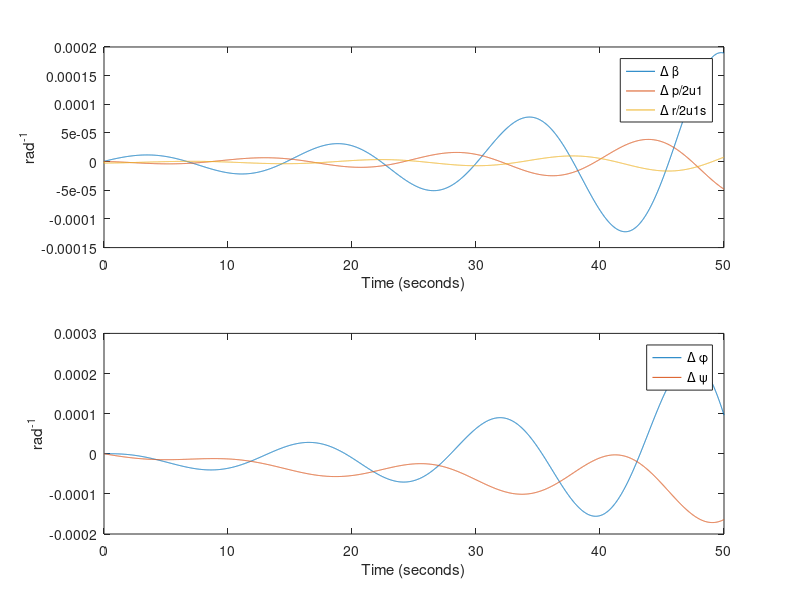

This figure's MATLAB source: (Note: this script raises an error after producing the figure.)
clear all; close all; clc;
m= 636636;
Ixx = 1.82*10^7*32.1740486;
Izz = 4.97*10^7*32.1740486;
Ixz = 9.70*10^5*32.1740486;
S = 5500;
b = 195.7;
u1 = 202.537183; %ft/s
theta = 2.4/180*pi;
rho = 1.2673*10^-3*32.1740486;
q = 1/2*rho*u1^2;
g = 32.17405;


%% Dimensional stability Derivatives
Cyb=-0.96;
Clb=-0.221;
Cnb=0.15;
Clp=-0.45;
Cnp=-0.121;
Clr=0.101;
Cnr=-0.3;
Clda=0.0461;
Cnda=0.0064;
Cydr=0.175;
Cldr=0.007;
Cndr=-0.109;
Cyp = 0;
Cyr = 0;
Cyda = 0;
CnTb = 0;
CnTr = 0;


Yb = q*S/m*Cyb;
Yp = q*S*b/(2*m*u1)*Cyp;
Yr = q*S*b/(2*m*u1)*Cyr;
Yda = q*S/m*Cyda;
Ydr = q*S/m*Cydr;
Lb  = q*S*b/Ixx*Clb;
Lp = q*S*b^2/(2*Ixx*u1)*Clp;
Lr = q*S*b^2/(2*Ixx*u1)*Clr;
Lda = q*S*b/Ixx*Clda;
Ldr = q*S*b/Ixx*Cldr;
Nb  = q*S*b/Izz*Cnb;
NTb = q*S*b/Izz*CnTb;
Np = q*S*b^2/(2*Izz*u1)*Cnp;
Nr = q*S*b^2/(2*Izz*u1)*Cnr;
NTr = q*S*b^2/(2*Izz*u1)*CnTr;
Nda = q*S*b/Izz*Cnda;
Ndr = q*S*b/Izz*Cndr;

%% Set up state space equation

M = [u1 0 0 0 0;
    0 1 -Ixz/Ixx 0 0;
    0 -Ixz/Izz 1 0 0;
    0 0 0 1 0;
    0 0 0 0 1];

R= [Yb Yp Yr-u1 g*cos(theta) 0;
    Lb Lp Lr 0 0;
    Nb+NTb Np Nr+NTr 0 0;
    0 1 tan(theta) 0 0;
    0 0 sec(theta) 0 0];
F = [Yda Ydr;
    Lda Ldr;
    Nda Ndr;
    0 0;
    0 0];

A = inv(M)*R;
B = inv(M)*F;
C = eye(5);
D = zeros(5,2);
%% Problem 1 a)
[eVec,eVal] = eig(A);

% Roll
eValRoll = eVal(:,2);
wdRoll   = imag(eValRoll(2));
wnRoll   = sqrt((real(eValRoll(2)))^2+(wdRoll)^2);
dampRoll = abs(real(eValRoll(2))/wnRoll);
delTRoll = log(2)/abs(real(eValRoll(2)));
NRoll    = log(2)*wdRoll/abs(real(eValRoll(2))*2*pi);

fprintf ("Roll-----------------------------------------------------------")
fprintf ("\nDamped Frequency: %f\n", wdRoll)
fprintf ("Natural Frequency: %f\n", wnRoll)
fprintf("Damping ratio: %f\n", dampRoll)
fprintf("Time to damp to half the initial amplitude: %f\n", delTRoll)
fprintf("The number of cycles to damp to half the initial amplitude: %f\n",NRoll)

% Dutch Roll
eValDutch = eVal(:,3);
wdDutch   = imag(eValDutch(3));
wnDutch   = sqrt((real(eValDutch(3)))^2+(wdDutch)^2);
dampDutch = abs(real(eValDutch(3))/wnDutch);
delTDutch = log(2)/abs(real(eValDutch(3)));
NDutch    = log(2)*wdDutch/abs(real(eValDutch(3))*2*pi);

fprintf ("Dutch Roll-----------------------------------------------------")
fprintf ("\nDamped Frequency: %f\n", wdDutch)
fprintf ("Natural Frequency: %f\n", wnDutch)
fprintf("Damping ratio: %f\n", dampDutch)
fprintf("Time to damp to half the initial amplitude: %f\n", delTDutch)
fprintf("The number of cycles to damp to half the initial amplitude: %f\n",NDutch)

% Spiral
eValSpiral = eVal(:,5);
wdSpiral   = imag(eValSpiral(5));
wnSpiral   = sqrt((real(eValSpiral(5)))^2+(wdSpiral)^2);
dampSpiral = abs(real(eValSpiral(5))/wnSpiral);
delTSpiral = log(2)/abs(real(eValSpiral(5)));
NSpiral    = log(2)*wdSpiral/abs(real(eValSpiral(5))*2*pi);

fprintf ("Sprial --------------------------------------------------------")
fprintf ("\nDamped Frequency: %f\n", wdSpiral)
fprintf ("Natural Frequency: %f\n", wnSpiral)
fprintf("Damping ratio: %f\n", dampSpiral)
fprintf("Time to damp to half the initial amplitude: %f\n", delTSpiral)
fprintf("The number of cycles to damp to half the initial amplitude: %f\n",NSpiral)

%% Problem 1 b)

sys = ss(A,B,C,D);

t = 0:0.01:50;

figure,
impRud(2,:) = zeros(length(t),1);
impRud(1,:) = zeros(length(t),1);
impRud(2,1) = 1/180*pi; % rad
impRudResponse = lsim(sys,impRud,t);
impRudResponse(:,2) = impRudResponse(:,2)*b/(2*u1);
impRudResponse(:,3) = impRudResponse(:,3)*b/(2*u1);
subplot(2,1,1)
plot(t,impRudResponse(:,1:3))
legend('\Delta \beta', '\Delta p/2u1', '\Delta r/2u1s')
ylabel('rad^{-1}')
xlabel('Time (seconds)')
subplot(2,1,2)
plot(t,impRudResponse(:,4:5))
ylabel('rad^{-1}')
xlabel('Time (seconds)')
legend('\Delta \phi', '\Delta \psi')
sgtitle('Rudder Impulse Response')



figure,
impA(2,:) = zeros(length(t),1);
impA(1,:) = zeros(length(t),1);
impA(1,1) = 1/180*pi; % rad
impAResponse = lsim(sys,impA,t);
impAResponse(:,2) = impAResponse(:,2)*b/(2*u1);
impAResponse(:,3) = impAResponse(:,3)*b/(2*u1);
subplot(2,1,1)
plot(t,impAResponse(:,1:3))
legend('\Delta \beta', '\Delta p/2u1', '\Delta r/2u1s')
ylabel('rad^{-1}')
xlabel('Time (seconds)')
subplot(2,1,2)
plot(t,impAResponse(:,4:5))
ylabel('rad^{-1}')
xlabel('Time (seconds)')
legend('\Delta \phi', '\Delta \psi')
sgtitle('Aerlion Impulse Response')


stept = 0:0.01:100;
figure,
stepRud(2,:) = ones(length(stept),1);
stepRud(1,:) = zeros(length(stept),1);
stepRud(2,1:10) = 0;
stepRudResponse = lsim(sys,stepRud,stept);
subplot(2,1,1)
plot(stept,stepRudResponse(:,1:3))
ylabel('rad^{-1}')
xlabel('Time (seconds)')
legend('\Delta \beta', '\Delta p', '\Delta r')
subplot(2,1,2)
plot(stept,stepRudResponse(:,4:5))
ylabel('rad^{-1}')
xlabel('Time (seconds)')
legend('\Delta \phi', '\Delta \psi')
sgtitle('Rudder Step Response')

figure,
stepA(2,:) = zeros(length(stept),1);
stepA(1,:) = ones(length(stept),1);
stepA(1,1:10) = 0;
stepAResponse = lsim(sys,stepA,stept);
subplot(2,1,1)
plot(stept,stepAResponse(:,1:3))
ylabel('rad^{-1}')
xlabel('Time (seconds)')
legend('\Delta \beta', '\Delta p', '\Delta r')
subplot(2,1,2)
plot(stept,stepAResponse(:,4:5))
ylabel('rad^{-1}')
xlabel('Time (seconds)')
legend('\Delta \phi', '\Delta \psi')
sgtitle('Aerlion Step Response')



%% Dutch Roll Approximation
A2 = [Yb/u1 Yr/u1-1;
    Nb Nr];
B2 = [Ydr/u1;
   Ndr];
C2 = eye(2);
D2  =zeros(2,1);
[eVec2,eVal2] = eig(A2);

%% Problem 2a)
wd2 = imag(eVal2(1,1));
% sqrt((real(eVal2(1,1)))^2+(imag(eVal2(1,1)))^2)
% real(eVal2(1,1))/sqrt((real(eVal2(1,1)))^2+(imag(eVal2(1,1)))^2)
wn2 = sqrt((Nr*Yb-Nb*Yr+Nb*u1)/u1);
damp2 = -1/(2*wn2)*(Yb+Nr*u1)/u1;
delT2 = log(2)/abs(real(eVal2(1,1)));
N2    = log(2)*wd2/abs(real(eVal2(1,1))*2*pi);

fprintf ("Dutch Roll Approximation --------------------------------------")
fprintf ("\nDamped Frequency: %f\n", wd2)
fprintf ("Natural Frequency: %f\n", wn2)
fprintf("Damping ratio: %f\n", damp2)
fprintf("Time to damp to half the initial amplitude: %f\n", delT2)
fprintf("The number of cycles to damp to half the initial amplitude: %f\n",N2)


%% Problem 2b)

sys2 = ss(A2,B2,C2,D2);

t2 = 0:0.01:100;
figure,
imp = zeros(length(t2),1);
imp(1) = 1/180*pi; % rad
impResponse = lsim(sys2,imp,t2);
subplot(2,1,1)
plot(t2,impResponse(:,1))
ylabel('\Delta \beta (rad^{-1})')
xlabel('Time (seconds)')
subplot(2,1,2)
plot(t2,impResponse(:,2))
ylabel('\Delta r (rad^{-1})')
xlabel('Time (seconds)')
sgtitle('Dutch Roll Approximation Impulse Response')


figure,
step = ones(length(t2),1)/180*pi;
step(1:100) = 0; % rad
stepResponse = lsim(sys2,step,t2);
subplot(2,1,1)
plot(t2,stepResponse(:,1))
ylabel('\Delta \beta (rad^{-1})')
xlabel('Time (seconds)')
subplot(2,1,2)
plot(t2,stepResponse(:,2))
ylabel('\Delta r (rad^{-1})')
xlabel('Time (seconds)')
sgtitle('Dutch Roll Approximation Step Response')